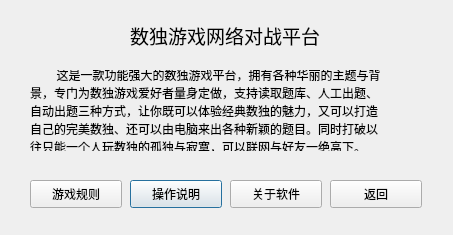
<?xml version="1.0" encoding="UTF-8"?>
<ui version="4.0">
 <class>aboutDlg</class>
 <widget class="QDialog" name="aboutDlg">
  <property name="geometry">
   <rect>
    <x>0</x>
    <y>0</y>
    <width>453</width>
    <height>235</height>
   </rect>
  </property>
  <property name="windowTitle">
   <string>数独</string>
  </property>
  <property name="windowIcon">
   <iconset resource="../Resource/sudoku.qrc">
    <normaloff>:/png/sudoku.png</normaloff>:/png/sudoku.png</iconset>
  </property>
  <widget class="QPushButton" name="pB_explanatry">
   <property name="geometry">
    <rect>
     <x>130</x>
     <y>180</y>
     <width>92</width>
     <height>28</height>
    </rect>
   </property>
   <property name="text">
    <string>操作说明</string>
   </property>
  </widget>
  <widget class="QPushButton" name="pB_rule">
   <property name="geometry">
    <rect>
     <x>30</x>
     <y>180</y>
     <width>92</width>
     <height>28</height>
    </rect>
   </property>
   <property name="text">
    <string>游戏规则</string>
   </property>
  </widget>
  <widget class="QPushButton" name="pB_about">
   <property name="geometry">
    <rect>
     <x>230</x>
     <y>180</y>
     <width>92</width>
     <height>28</height>
    </rect>
   </property>
   <property name="text">
    <string>关于软件</string>
   </property>
  </widget>
  <widget class="QPushButton" name="pB_return">
   <property name="geometry">
    <rect>
     <x>330</x>
     <y>180</y>
     <width>92</width>
     <height>28</height>
    </rect>
   </property>
   <property name="text">
    <string>返回</string>
   </property>
  </widget>
  <widget class="QLabel" name="label">
   <property name="geometry">
    <rect>
     <x>130</x>
     <y>20</y>
     <width>191</width>
     <height>31</height>
    </rect>
   </property>
   <property name="font">
    <font>
     <family>Andale Mono</family>
     <pointsize>14</pointsize>
    </font>
   </property>
   <property name="text">
    <string>数独游戏网络对战平台</string>
   </property>
  </widget>
  <widget class="QLabel" name="label_2">
   <property name="geometry">
    <rect>
     <x>30</x>
     <y>70</y>
     <width>391</width>
     <height>81</height>
    </rect>
   </property>
   <property name="text">
    <string>        这是一款功能强大的数独游戏平台，拥有各种华丽的主题与背
景，专门为数独游戏爱好者量身定做，支持读取题库、人工出题、
自动出题三种方式，让你既可以体验经典数独的魅力，又可以打造
自己的完美数独、还可以由电脑来出各种新颖的题目。同时打破以
往只能一个人玩数独的孤独与寂寞，可以联网与好友一绝高下。</string>
   </property>
  </widget>
 </widget>
 <resources>
  <include location="../Resource/sudoku.qrc"/>
 </resources>
 <connections/>
</ui>
